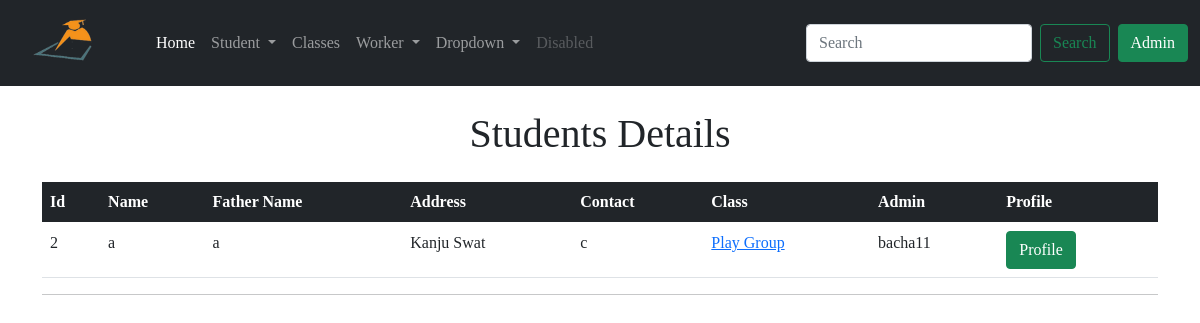
/student_Detials, run on an earlier commit of the app's database.
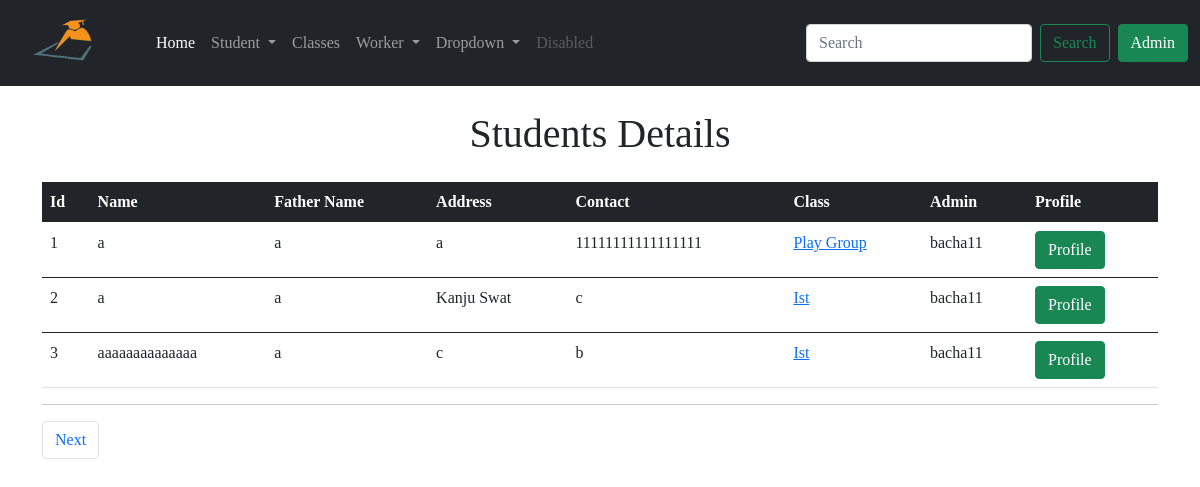
And on a later commit of the database.
### app/models.py (models this page shows, shortened)
class Student(db.Model):
    id = db.Column(db.Integer, primary_key=True)
    std_name = db.Column(db.String(64), index=True)
    f_name = db.Column(db.String(64), index=True)
    std_address = db.Column(db.String(128), index=True)
    std_contact = db.Column(db.String(64), index=True)
    join_date = db.Column(db.DateTime, default=datetime.utcnow())
    std_class = db.Column(db.Integer, db.ForeignKey('class.id'))
    admin_id = db.Column(db.Integer, db.ForeignKey('admin.id'))

class Class(db.Model):
    id = db.Column(db.Integer, primary_key=True)
    cls_name = db.Column(db.String(64), index=True)
    student = db.relationship('Student', backref='stdclass')
    leavestudent = db.relationship('LeaveStudent', backref='stdclass')

class Admin(UserMixin, db.Model):
    id = db.Column(db.Integer, primary_key=True)
    username = db.Column(db.String(32), unique=True, index=True)
    email = db.Column(db.String(64), unique=True, index=True)
    password_hash = db.Column(db.String(128))
    join_date = db.Column(db.DateTime, default=datetime.utcnow())
    student = db.relationship('Student', backref='admin')
    leavestudent = db.relationship('LeaveStudent', backref='admin')
    teacher = db.relationship('Teacher', backref='admin')
    worker = db.relationship('Worker', backref='admin')
    leaveworker = db.relationship('LeaveWorker', backref='admin')

### app/routes.py (the view)
@app.route('/student_Detials')
def student_Detials():
    page = request.args.get('page', 1, type=int)
    students = Student.query.order_by(Student.id.asc()).paginate(
        page, app.config['ENTRY_PER_PAGE'], False)
    next_url = url_for('student_Detials', page=students.next_num) \
        if students.has_next else None
    prev_url = url_for('student_Detials', page=students.prev_num) \
        if students.has_prev else None
    return render_template('student_Detials.html', title='Student Detials', students=students.items, next_url=next_url, prev_url=prev_url)

### app/templates/student_Detials.html (shortened to what this page needs)
{% extends 'base.html' %}
{% block content %}
<div class="container">
<h1 class="text-center mt-4"> Students Details</h1>
<table class="table mt-4">
    <thead class="table-dark">
      <tr>
        <th scope="col">Id</th>
        <th scope="col">Name</th>
        <th scope="col">Father Name</th>
        <th scope="col">Address</th>
        <th scope="col">Contact</th>
        <th scope="col">Class</th>
        <th scope="col">Admin</th>
        <th scope="col">Profile</th>
      </tr>
    </thead>
    {% for student in students %}
    <tbody>
      <tr>
        <td> {{ student.id }}</td>
        <td> {{ student.std_name }} </td>
        <td> {{ student.f_name }} </td>
        <td> {{ student.std_address }} </td>
        <td> {{ student.std_contact }} </td>
        <td> <a href=" {{ url_for('class_wise_student', std_class=student.stdclass.id)}} "> {{ student.stdclass.cls_name }} </a></td>
        <td> {{ student.admin.username }} </td>
        <td> <a href=" {{ url_for('student_profile', id=student.id)}} "> <button type="submit" class="btn btn-success">  Profile </button> </a></td>
      </tr>
    </tbody>
    {% endfor %}
  </table>
  <hr>
  <nav aria-label="Page navigation example">
    <ul class="pagination">
      {% if next_url %}
      <li class="page-item"><a class="page-link" href="{{ next_url }}">Next</a></li>
      {% endif %}
    </ul>
  </nav>
</div>
{% endblock %}

### app/templates/base.html (shortened to what this page needs)
<!DOCTYPE html>
<html lang="en">
<head>
    <link href="https://cdn.jsdelivr.net/npm/bootstrap@5.0.0-beta2/dist/css/bootstrap.min.css" rel="stylesheet">
</head>
<body>
    {% include 'nav.html' %}
    {% block content %} {% endblock %}
</body>
</html>

### app/templates/nav.html (shortened to what this page needs)
<nav class="navbar navbar-expand-lg navbar-dark bg-dark">
    <div class="container-fluid">
      <a class="navbar-brand" href="{{ url_for('index') }}"><img src=" {{ url_for('static', filename='image/rsz_1logo.png')}} " class="brand_logo " width="120px" height="60px"  alt="Logo"></a>
      <div class="collapse navbar-collapse" id="navbarSupportedContent">
        <ul class="navbar-nav me-auto mb-2 mb-lg-0">
          <li class="nav-item">
            <a class="nav-link active" aria-current="page" href="{{ url_for('index') }}">Home</a>
          </li>
          <li class="nav-item dropdown">
            <a class="nav-link dropdown-toggle" href="#" id="navbarDropdown" role="button" data-bs-toggle="dropdown" aria-expanded="false">
              Student
            </a>
          </li>
          <li class="nav-item">
            <a class="nav-link " aria-current="page" href="{{ url_for('list_of_class') }}">Classes</a>
          </li>
          <li class="nav-item dropdown">
            <a class="nav-link dropdown-toggle" href="#" id="navbarDropdown" role="button" data-bs-toggle="dropdown" aria-expanded="false">
              Worker
            </a>
          </li>
          <li class="nav-item dropdown">
            <a class="nav-link dropdown-toggle" href="#" id="navbarDropdown" role="button" data-bs-toggle="dropdown" aria-expanded="false">
              Dropdown
            </a>
          </li>
          <li class="nav-item">
            <a class="nav-link disabled" href="#" tabindex="-1" >Disabled</a>
          </li>
        </ul>
        <form class="d-flex">
          <input class="form-control me-2" type="search" placeholder="Search" aria-label="Search">
          <button class="btn btn-outline-success" type="submit">Search</button>
        </form>
        {% if current_user.is_anonymous %}
        <a href="{{ url_for('admin_login') }}"><button class="btn btn-success ms-2">Admin</button></a>
        {% else %}
        <a href="{{ url_for('admin_logout') }}"><button class="btn btn-success ms-2">LogOut</button></a>
        {% endif %}
      </div>
    </div>
  </nav>

### app/templates/base.html (style rules this page uses)
body { font-family: 'Times New Roman', Times, serif; }

What changed in the data, as far as the page shows it:
added Student: id "1", std_name "a", f_name "a", std_address "a", std_contact "11111111111111111", stdclass.cls_name "Play Group", admin.username "bacha11"
changed Student "Kanju Swat": stdclass.cls_name "Play Group" → "Ist"
added Student: id "3", std_name "aaaaaaaaaaaaaa", f_name "a", std_address "c", std_contact "b", stdclass.cls_name "Ist", admin.username "bacha11"
Also different on the page:
text now shown: "Next"
